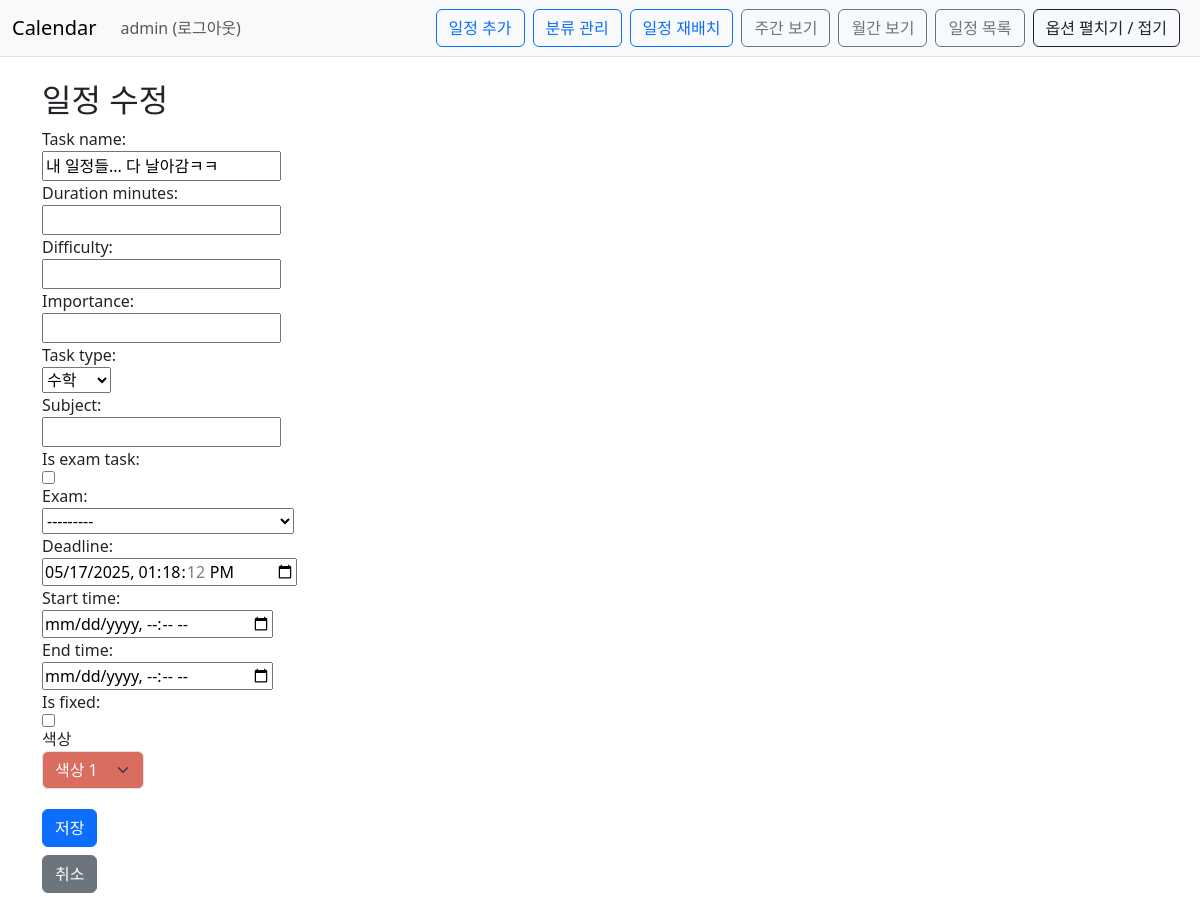
Page /calendar/schedule/2/edit/?next=/calendar/schedule/list/ (signed in) on the committed database.
### Calendar/models.py (models this page shows, shortened)
class Schedule(models.Model):
    owner=models.ForeignKey(User, on_delete=models.CASCADE)
    task_name=models.CharField(max_length=50)
    duration_minutes=models.IntegerField(null=True, blank=True)
    difficulty=models.IntegerField(null=True, blank=True)
    importance=models.IntegerField(null=True, blank=True)
    task_type = models.ForeignKey('ScheduleType', null=True, blank=True, on_delete=models.SET_NULL)
    subject=models.CharField(max_length=50, blank=True)
    is_exam_task=models.BooleanField(default=False)
    deadline=models.DateTimeField(null=True ,blank=True)
    start_time=models.DateTimeField(null=True ,blank=True)
    end_time=models.DateTimeField(null=True ,blank=True)
    is_fixed=models.BooleanField(default=False)
    exam=models.ForeignKey('self',default=None, on_delete=models.SET_DEFAULT, null=True ,blank=True)
    color = models.CharField(max_length=7, blank=True, default='#6c8df5')
    is_done = models.BooleanField(default=False)
    def __str__(self):
        return f"{self.task_name}({self.owner})"

### Calendar/views.py (the view)
# urls.py: path('schedule/<int:pk>/edit/', views.schedule_edit, name='schedule_edit'),
@login_required(login_url='common:login')
def schedule_edit(request, pk):
    schedule = get_object_or_404(Schedule, pk=pk, owner=request.user)
    next_url = request.GET.get('next') or request.POST.get('next')  # GET/POST 모두 대응
    if request.method == 'POST':
        form = ScheduleForm(request.POST, instance=schedule, owner=request.user)
        if form.is_valid():
            form.save()
            if next_url and url_has_allowed_host_and_scheme(next_url, allowed_hosts={request.get_host()}):
                return redirect(next_url)
            return redirect('calendar:index')
    else:
        form = ScheduleForm(instance=schedule, owner=request.user)
    return render(request, 'calendar/schedule_form.html', {
        'form': form,
        'is_edit': True,
        'next': next_url  # 템플릿에 전달
    })

### Calendar/forms.py
class ScheduleForm(forms.ModelForm):
    color=forms.ChoiceField(
        choices=COLOR_CHOICES,
        widget=forms.Select(attrs={'class':'form-select'})
    )
    class Meta:
        model = Schedule
        fields = [
            'task_name','duration_minutes','difficulty','importance','task_type','subject',
            'is_exam_task','exam','deadline','start_time','end_time','is_fixed','color',
        ]
        widgets = {
            'deadline': forms.DateTimeInput(attrs={'type': 'datetime-local'}),
            'start_time': forms.DateTimeInput(attrs={'type': 'datetime-local'}),
            'end_time': forms.DateTimeInput(attrs={'type': 'datetime-local'}),
        }
    def __init__(self, *args, **kwargs):
        owner = kwargs.pop('owner', None)  # request.owner 받아옴
        super().__init__(*args, **kwargs)
        if self.instance.pk:
            self.fields['exam'].queryset = Schedule.objects.exclude(pk=self.instance.pk)
        if owner:
            self.fields['exam'].queryset = Schedule.objects.filter(owner=owner)
        if owner is not None:
            self.fields['task_type'].queryset = ScheduleType.objects.filter(owner=owner)

### Calendar/models.py (called while the page is built)
    def __str__(self):
        return f"{self.name}"

### templates/calendar/schedule_form.html (shortened to what this page needs)
{% extends 'base.html' %}
{% block content %}
<div class="container mt-4">
    <h2>{{ is_edit|yesno:"일정 수정,일정 추가" }}</h2>
    <form method="post" class="d-flex flex-column align-items-start">
        {{ form.task_name.label_tag }} {{ form.task_name }}
        {{ form.duration_minutes.label_tag }} {{ form.duration_minutes }}
        {{ form.difficulty.label_tag }} {{ form.difficulty }}
        {{ form.importance.label_tag }} {{ form.importance }}
        {{ form.task_type.label_tag }} {{ form.task_type }}
        {{ form.subject.label_tag }} {{ form.subject }}
        {{ form.is_exam_task.label_tag }} {{ form.is_exam_task }}
        {{ form.exam.label_tag }} {{ form.exam }}
        {{ form.deadline.label_tag }} {{ form.deadline }}
        {{ form.start_time.label_tag }} {{ form.start_time }}
        {{ form.end_time.label_tag }} {{ form.end_time }}
        {{ form.is_fixed.label_tag }} {{ form.is_fixed }}
        <div class="mb-3">
            <label for="id_color">색상</label>
            <select name="color" id="id_color" class="form-select">
                {% for code, label in form.fields.color.choices %}
                    <option value="{{ code }}"
                        {% if form.initial.color == code or form.data.color == code %}selected{% endif %}
                        style="background-color: {{ code }}; color: {% if code in '#D9D96D,#D9C56D,#D9B86D,#D9A46D,#D98C6D' %}#000{% else %}#fff{% endif %};">
                        {{ label }}
                    </option>
                {% endfor %}
            </select>
        </div>
        <button type="submit" class="btn btn-primary my-1">저장</button>
        <a href="{% url 'calendar:index' %}" class="btn btn-secondary my-1">취소</a>
    </form>
</div>
{% endblock %}

### templates/base.html (shortened to what this page needs)
{% load static %}
<!doctype html>
<html lang="ko">
<head>
    <link rel="stylesheet" type="text/css" href="{% static 'bootstrap.min.css' %}">
</head>
<body>
<nav class="navbar navbar-expand-lg navbar-light bg-light border-bottom">
    <div class="container-fluid">
        <a class="navbar-brand" href="{% url 'calendar:index' %}">Calendar</a>
        <div class="collapse navbar-collapse" id="navbarSupportedContent">
            <ul class="navbar-nav me-auto mb-2 mb-lg-0">
                <li class="nav-item">
                    {% if user.is_authenticated %}
                        <a class="nav-link" href="{% url 'common:logout' %}">{{ user.username }} (로그아웃)</a>
                    {% else %}
                        <a class="nav-link" href="{% url 'common:login' %}">로그인</a>
                    {% endif %}
                </li>
            </ul>
            <div class="d-flex align-items-center flex-wrap">
                <a class="btn btn-outline-primary me-2" href="{% url 'calendar:schedule_create' %}">일정 추가</a>
                <a href="{% url 'calendar:schedule_type_list' %}" class="btn btn-outline-primary me-2">분류 관리</a>
                <button class="btn btn-outline-primary me-2" type="button">일정 재배치</button>
                <a class="btn btn-outline-secondary me-2" href="{% url 'calendar:schedule_week' %}">주간 보기</a>
                <a class="btn btn-outline-secondary me-2" href="{% url 'calendar:index' %}">월간 보기</a>
                <a class="btn btn-outline-secondary me-2" href="{% url 'calendar:schedule_list' %}">일정 목록</a>
                <button class="btn btn-outline-dark me-2" type="button" data-bs-toggle="collapse"
                        data-bs-target="#calendarOptions" aria-expanded="false" aria-controls="calendarOptions">
                    옵션 펼치기 / 접기
                </button>
            </div>
        </div>
    </div>
</nav>
{% block content %}
{% endblock %}
</body>
</html>

### rows in the picture
Schedule: task_name "내 일정들... 다 날아감ㅋㅋ", task_type "수학", exam "---------", deadline "05/17/2025 13:18:12", color "색상 1"

### other values in the picture
{{ user.username }} "admin"
{{ is_edit|yesno:"일정 수정,일정 추가" }} "일정 수정"
